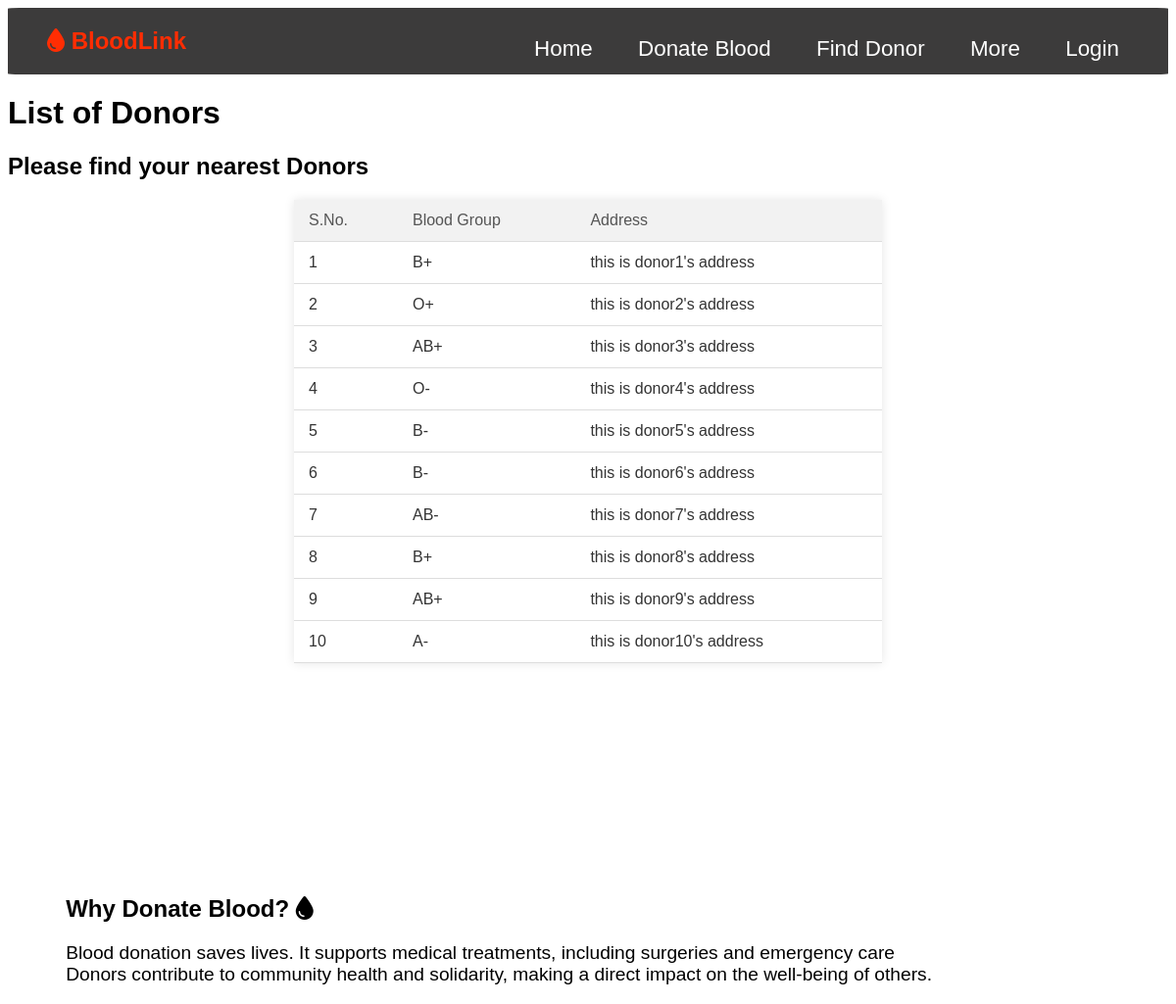
Screenshot of /findDonors with the database file from the repository.
### app.py (models this page shows, shortened)
class Donor(db.Model):
    __tablename__ = 'donors'
    DonorID = db.Column(db.Integer, primary_key=True)
    UserID = db.Column(db.Integer, db.ForeignKey('users.UserID'), nullable=False)
    BloodGroup = db.Column(db.String(5), nullable=False)
    LastDonationDate = db.Column(db.Date)
    ContactNumber = db.Column(db.String(15))
    Address = db.Column(db.String(255))

### app.py (the view)
@app.route('/findDonors')
def find_donor():
    username = is_logged_in()
    donors = Donor.query.all()
    return render_template('findDonor.html',Donors=donors,username=username)

### app.py (called while the page is built)
def is_logged_in():
    username = None
    if 'logged_in' in session and session['logged_in'] == True:
        username = session['username']
    elif 'admin_logged_in' in session and session['admin_logged_in']==True:
        username = session['admin_username']
    return username

### templates/findDonor.html (shortened to what this page needs)
{% extends "base.html" %}
{% block content %}
    <h1 id="donor-title">List of Donors</h1>
    <h2>Please find your nearest Donors</h2>
    <table id="donor-table">
        <thead>
            <tr>
                <th>S.No.</th>
                <th>Blood Group</th>
                <th>Address</th>
            </tr>
        </thead>
        <tbody>
            {% for donor in Donors %}
            <tr>
                <td>{{ donor.DonorID}}</td>
                <td>{{ donor.BloodGroup }}</td>
                <td>{{ donor.Address }}</td>
            </tr>
            {% endfor %}
        </tbody>
    </table>
    <div class="why-donate">
        <h2>Why Donate Blood? <i class="fa-solid fa-droplet"></i></h2>
        <p>Blood donation saves lives. It supports medical treatments, including surgeries and emergency care
          <br>
          Donors contribute to community health and solidarity,
          making a direct impact on the well-being of others.</p>
    </div>
{% endblock %}

### static/styles/base.css (style rules this page uses)
* { font-family: Arial, sans-serif; }

### static/styles/home.css (style rules this page uses)
.why-donate { margin-top: 20%; margin-left: 5%; }
p { font-size: larger; }

### static/styles/profile.css (style rules this page uses)
body { font-family: Arial, sans-serif; }
table { width: 100%; max-width: 600px; margin: 20px auto; border-collapse: collapse; background-color: #fff; box-shadow: 0 0 10px rgba(0, 0, 0, 0.1); }
th, td { padding: 12px 15px; text-align: left; border-bottom: 1px solid #ddd; }
th { background-color: #f2f2f2; color: #555; font-weight: normal; }
td { color: #333; }

### static/styles/donor.css (style rules this page uses)
body { font-family: Arial, sans-serif; }
#donor-table { width: 100%; border-collapse: collapse; border-spacing: 0; }
th, td { padding: 12px 15px; text-align: left; border-bottom: 1px solid #ddd; }
th { background-color: #f2f2f2; }

### rows the page displays
Donor: DonorID "1", BloodGroup "B+", Address "this is donor1's address"
Donor: DonorID "2", BloodGroup "O+", Address "this is donor2's address"
Donor: DonorID "3", BloodGroup "AB+", Address "this is donor3's address"
Donor: DonorID "4", BloodGroup "O-", Address "this is donor4's address"
Donor: DonorID "5", BloodGroup "B-", Address "this is donor5's address"
Donor: DonorID "6", BloodGroup "B-", Address "this is donor6's address"
Donor: DonorID "7", BloodGroup "AB-", Address "this is donor7's address"
Donor: DonorID "8", BloodGroup "B+", Address "this is donor8's address"
Donor: DonorID "9", BloodGroup "AB+", Address "this is donor9's address"
Donor: DonorID "10", BloodGroup "A-", Address "this is donor10's address"
